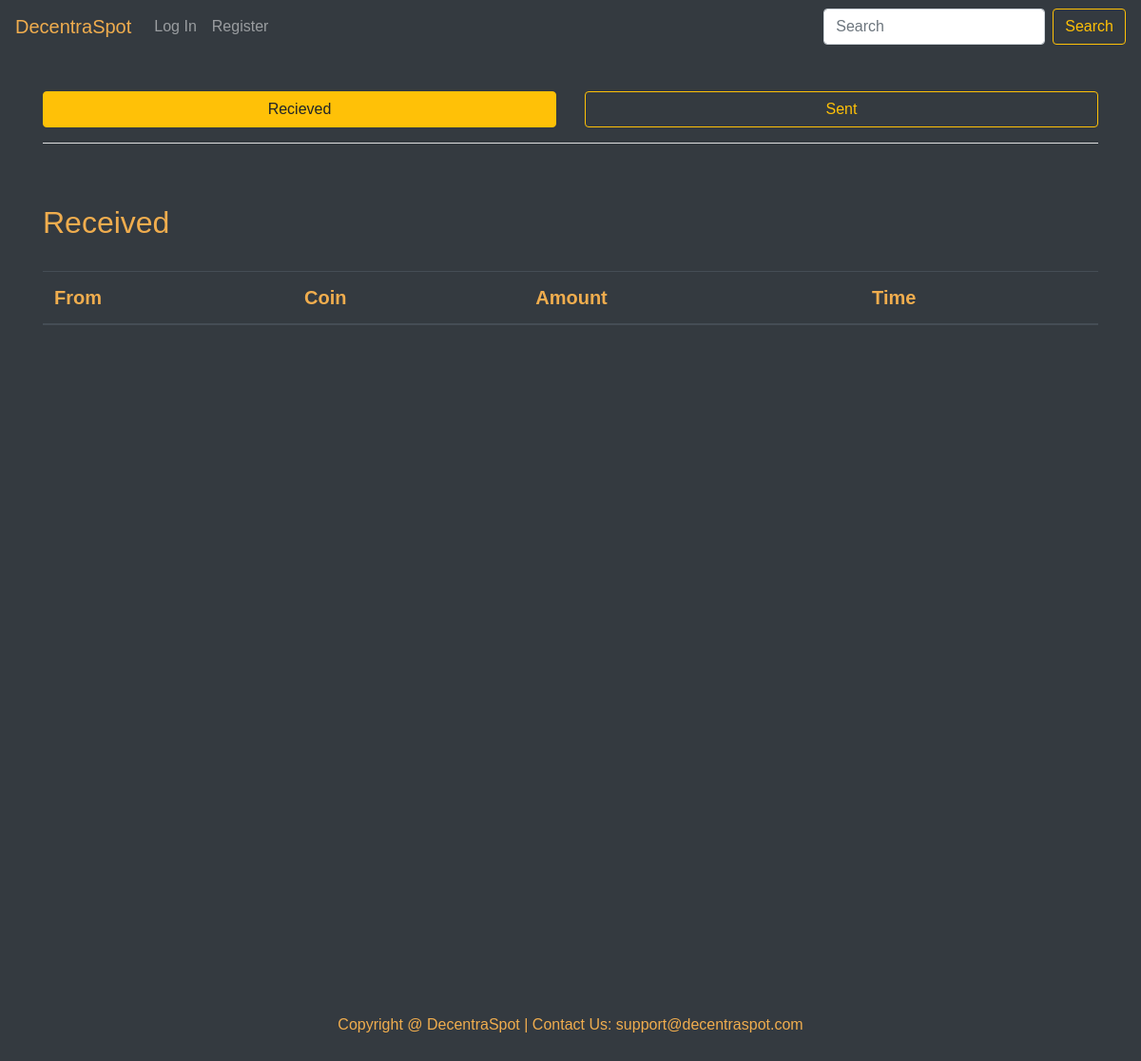
The page /transaction/aryamansingh on the database as committed earlier.
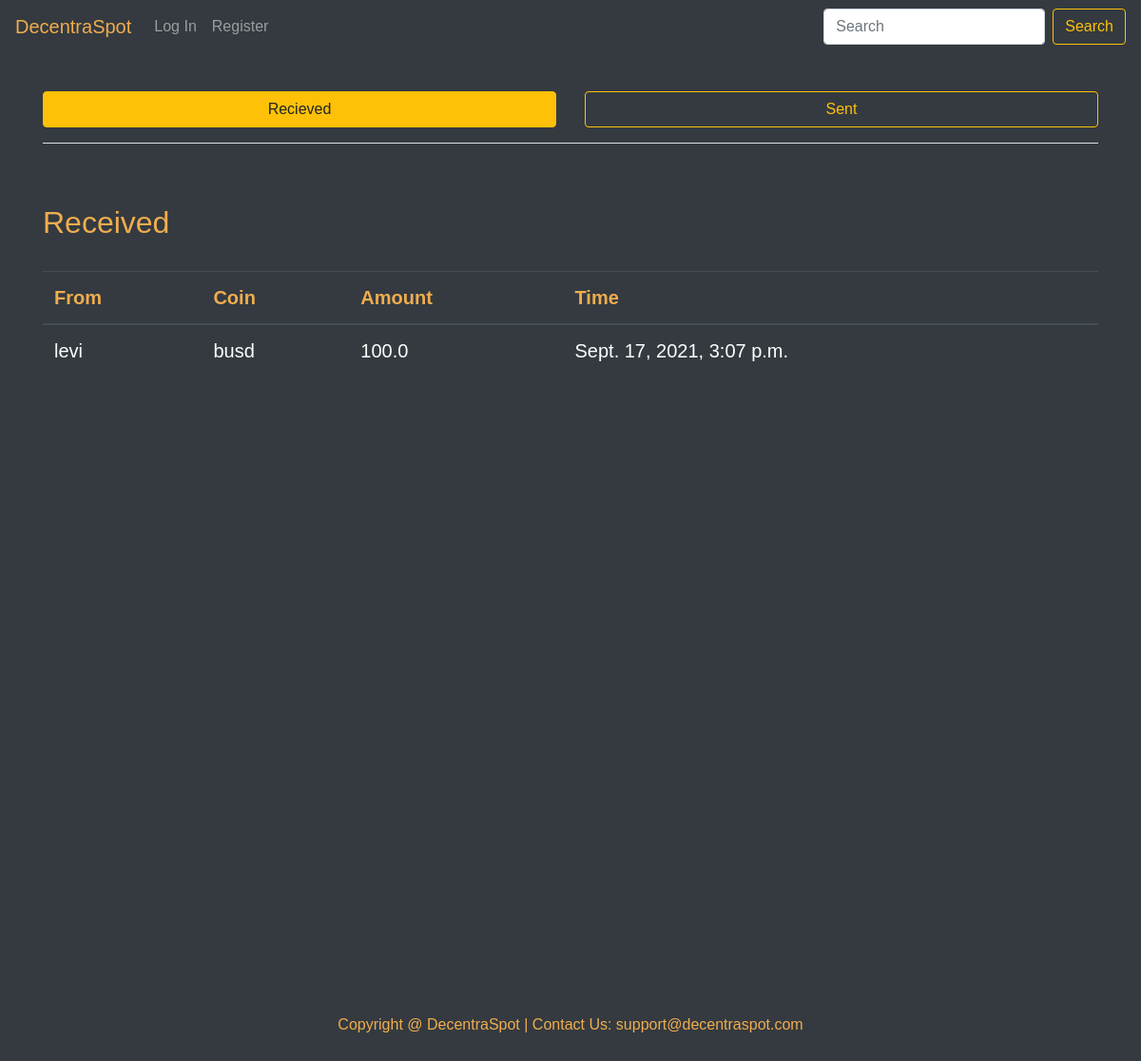
The same page on the database as committed later.
### exchange/models.py (models this page shows, shortened)
class Transactions(models.Model):
    user=models.CharField(max_length=32)
    recipient=models.CharField(max_length=32)
    asset=models.CharField(max_length=4)
    amount=models.FloatField()
    time=models.DateTimeField(auto_now_add=True)

### exchange/views.py (the view)
# urls.py: path('transaction/<str:username>', views.transaction, name='transaction'),
def transaction(request, username):
    if request.method == 'GET':
        try:
            sent_list=Transactions.objects.filter(user=username).order_by('-time')
            received_list=Transactions.objects.filter(recipient=username).order_by('-time')
            return render(request, 'exchange/transactions.html', {
                'sent_list':sent_list,
                'received_list':received_list
            })
        except Transactions.DoesNotExist:
            return HttpResponse("Error: User doesn't exist")

### exchange/templates/exchange/transactions.html (shortened to what this page needs)
{% extends "exchange/layout.html" %}
{% load static %}
{% block body %}
<div style="height:1000px; padding-top:40px" class="bg-dark text-white">
<div class="container">
<div class="row">
    <div class="col-sm-6">
        <button id="btn1" class="btn btn-block btn-outline-warning">Recieved</button>
    </div>
    <div class="col-sm-6">
        <button id="btn2" class="btn btn-block btn-outline-warning">Sent</button>
    </div>
</div><hr class="bg-light"><br><br>
<div id="received-view">
<h2 style="color: #f0ad4e;">Received</h2><br>
<div style="font-size:20px;" class="table-responsive">
    <table class="table table-dark table-hover">
        <thead style="color: #f0ad4e;">
            <tr>
                <th scope="col">From</th>
                <th scope="col">Coin</th>
                <th scope="col">Amount</th>
                <th scope="col">Time</th>
            </tr>
        </thead>
        <tbody>
            {% for n in received_list %}
            <tr>
                <td>{{ n.user }}</td>
                <td>{{ n.asset }}</td>
                <td>{{ n.amount }}</td>
                <td>{{ n.time }}</td>
            </tr>
            {% endfor %}
        </tbody>
    </table>
</div></div>
</div>
</div>
{% endblock %}

Rows that differ between the two databases and show on the page:
added Transactions: user "levi", asset "busd", amount "100.0", time "Sept. 17, 2021, 3:07 p.m."
